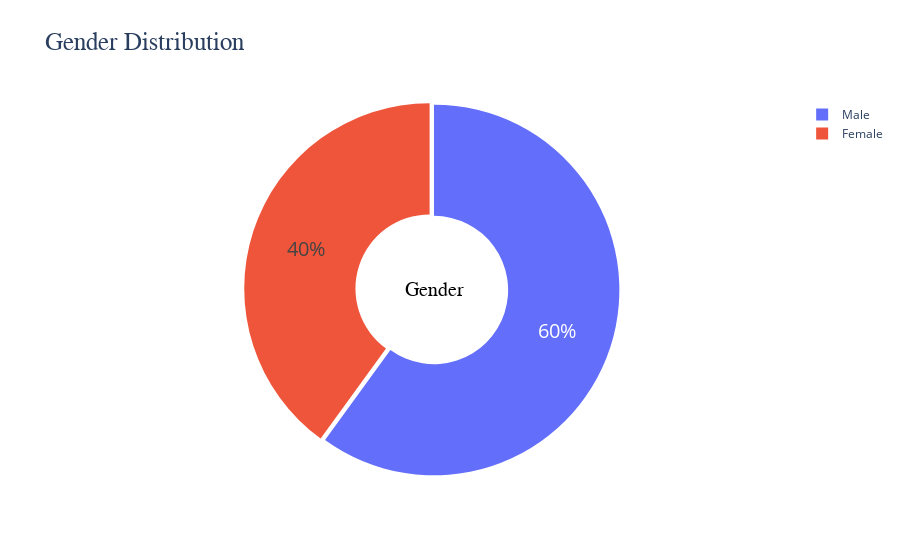

The notebook cell this image was saved under:
### Code cell
values = gender_counts.values
labels = gender_counts.index

# Custom colors
colors = ['Maroon Pink', 'Sky Blue']

# Create the pie chart
fig7 = go.Figure(data=go.Pie(values=values, 
                             labels=labels, hole=0.4,
                             pull=[0, 0.025],
                             marker_colors=colors))

# Update the hover and text info
fig7.update_traces(hoverinfo='label+percent',
                   textinfo='percent', textfont_size=20)

# Add annotation for the year
fig7.add_annotation(x=0.5, y=0.5,
                    text='Gender',
                    font=dict(size=20, family='Verdana', color='black'),
                    showarrow=False)

# Update the layout
fig7.update_layout(title_text='Gender Distribution',
                   title_font=dict(size=25, family='Verdana'))

### Figure 1 — Plotly figure (JSON) as saved in the notebook; plotly's stock layout.template omitted (floating-point values rounded to 4 significant figures)
{"data": [{"hole": 0.4, "hoverinfo": "label+percent", "labels": ["Male", "Female"], "marker": {"colors": ["Maroon Pink", "Sky Blue"]}, "pull": [0, 0.025], "textfont": {"size": 20}, "textinfo": "percent", "type": "pie", "values": [882, 588]}], "layout": {"annotations": [{"font": {"color": "black", "family": "Verdana", "size": 20}, "showarrow": false, "text": "Gender", "x": 0.5, "y": 0.5}], "title": {"font": {"family": "Verdana", "size": 25}, "text": "Gender Distribution"}}}
